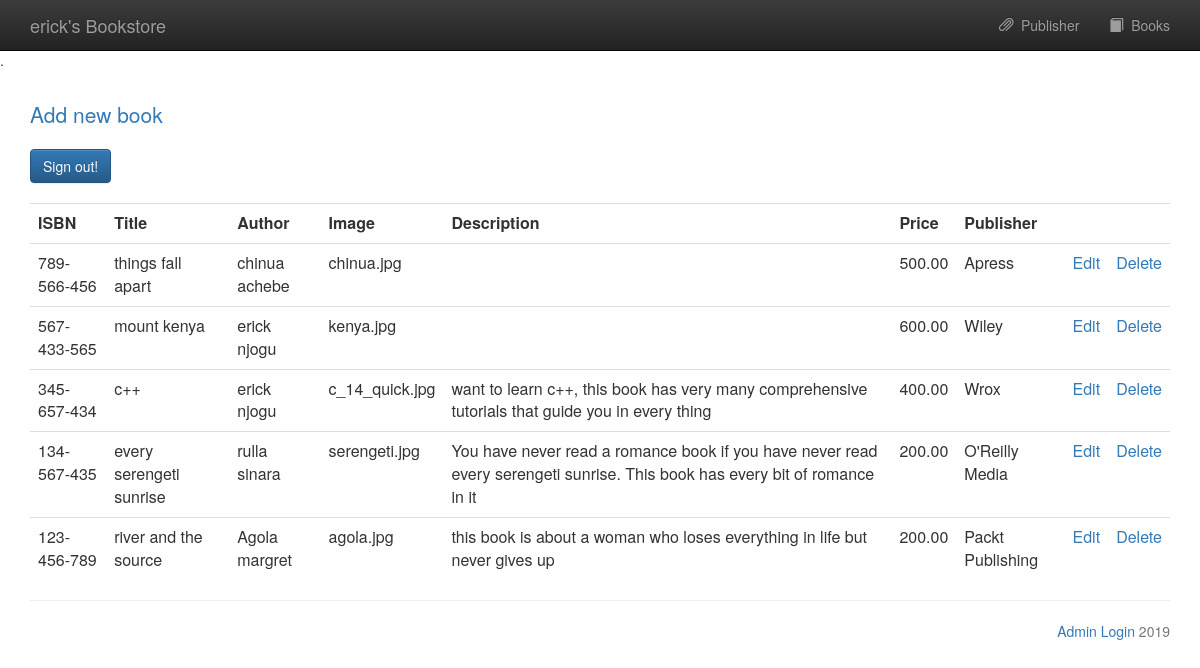
/admin_book.php (signed in), run on the app's committed database.
### tables this page shows
CREATE TABLE IF NOT EXISTS `books` (
  `book_isbn` varchar(20) NOT NULL,
  `book_title` varchar(60) DEFAULT NULL,
  `book_author` varchar(60) DEFAULT NULL,
  `book_image` varchar(40) DEFAULT NULL,
  `book_descr` text,
  `book_price` decimal(6,2) NOT NULL,
  `publisherid` int(10) unsigned NOT NULL
);

CREATE TABLE IF NOT EXISTS `publisher` (
`publisherid` int(10) unsigned NOT NULL,
  `publisher_name` varchar(60) NOT NULL
);

### functions/database_functions.php (called while the page is built, shortened)
<?php
	function getPubName($conn, $pubid){
		$query = "SELECT publisher_name FROM publisher WHERE publisherid = '$pubid'";
		$result = mysqli_query($conn, $query);
		$row = mysqli_fetch_assoc($result);
		return $row['publisher_name'];
	}
	function getAll($conn){
		$query = "SELECT * from books ORDER BY book_isbn DESC";
		$result = mysqli_query($conn, $query);
		return $result;
	}
?>

### admin_book.php (the view, shortened to what this page needs)
<?php
	require_once "./template/header2.php";
	require_once "./functions/database_functions.php";
	$conn = db_connect();
	$result = getAll($conn);
?>
	<p class="lead"><a href="admin_add.php">Add new book</a></p>
	<a href="admin_signout.php" class="btn btn-primary">Sign out!</a>
	<table class="table" style="margin-top: 20px">
		<tr>
			<th>ISBN</th>
			<th>Title</th>
			<th>Author</th>
			<th>Image</th>
			<th>Description</th>
			<th>Price</th>
			<th>Publisher</th>
			<th>&nbsp;</th>
			<th>&nbsp;</th>
		</tr>
		<?php while($row = mysqli_fetch_assoc($result)){ ?>
		<tr>
			<td><?php echo $row['book_isbn']; ?></td>
			<td><?php echo $row['book_title']; ?></td>
			<td><?php echo $row['book_author']; ?></td>
			<td><?php echo $row['book_image']; ?></td>
			<td><?php echo $row['book_descr']; ?></td>
			<td><?php echo $row['book_price']; ?></td>
			<td><?php echo getPubName($conn, $row['publisherid']); ?></td>
			<td><a href="admin_edit.php?bookisbn=<?php echo $row['book_isbn']; ?>">Edit</a></td>
			<td><a href="admin_delete.php?bookisbn=<?php echo $row['book_isbn']; ?>">Delete</a></td>
		</tr>
		<?php } ?>
	</table>
<?php
	require_once "./template/footer.php";
?>

### data on the page
books: book_isbn "789-566-456", book_title "things fall apart", book_author "chinua achebe", book_image "chinua.jpg", book_price "500.00", publisherid.publisher_name "Apress"
books: book_isbn "567-433-565", book_title "mount kenya", book_author "erick njogu", book_image "kenya.jpg", book_price "600.00", publisherid.publisher_name "Wiley"
books: book_isbn "345-657-434", book_title "c++", book_author "erick njogu", book_image "c_14_quick.jpg", book_descr "want to learn c++, this book has very many comprehensive tutorials that guide you in every thing", book_price "400.00", publisherid.publisher_name "Wrox"
books: book_isbn "134-567-435", book_title "every serengeti sunrise", book_author "rulla sinara", book_image "serengeti.jpg", book_descr "You have never read a romance book if you have never read every serengeti sunrise. This book has every bit of romance in it", book_price "200.00", publisherid.publisher_name "O'Reilly Media"
books: book_isbn "123-456-789", book_title "river and the source", book_author "Agola margret", book_image "agola.jpg", book_descr "this book is about a woman who loses everything in life but never gives up", book_price "200.00", publisherid.publisher_name "Packt Publishing"
